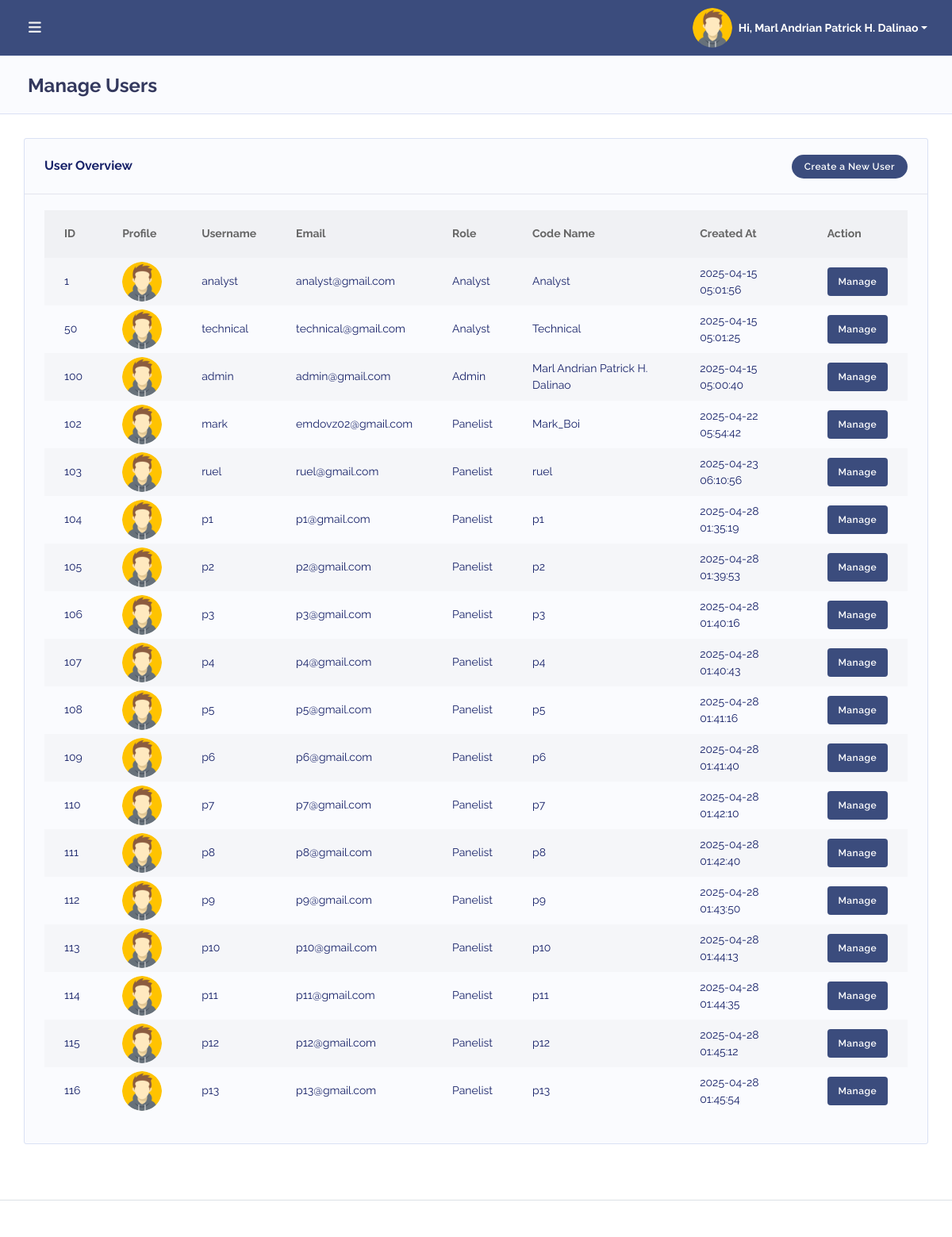
Screenshot of /manage_user.php (signed in) with the database file from the repository.
### tables this page shows
CREATE TABLE `users` (
  `user_id` int(11) NOT NULL,
  `username` varchar(50) NOT NULL,
  `email` varchar(100) NOT NULL,
  `password` varchar(255) NOT NULL,
  `role` tinyint(4) NOT NULL CHECK (`role` in (1,2,3)),
  `code_name` varchar(50) DEFAULT NULL,
  `user_picture` varchar(255) DEFAULT NULL,
  `created_at` timestamp NOT NULL DEFAULT current_timestamp()
);

### manage_user.php (the view, shortened to what this page needs)
<?php
include 'db.php';
$query = "SELECT user_id, username, email, role, code_name, user_picture, created_at
          FROM users
          WHERE role IN (1, 2, 3, 4, 5)";
$result = $conn->query($query);
$roles = [
    1 => 'Admin',
    2 => 'Analyst',
    3 => 'Panelist'
];
?>
<!DOCTYPE html>
<html lang="en">
<head>
    <?php include('includes/header.php'); ?>
    <link rel="stylesheet" href="assets/modules/datatables/datatables.min.css">
    <link rel="stylesheet" href="assets/modules/datatables/DataTables-1.10.16/css/dataTables.bootstrap4.min.css">
    <link rel="stylesheet" href="assets/modules/datatables/Select-1.2.4/css/select.bootstrap4.min.css">
</head>
<body class="layout-4">
    <div id="app">
        <div class="main-wrapper main-wrapper-1">
            <?php include('includes/topnav.php'); include('includes/sidebar.php'); ?>
            <div class="main-content">
                <section class="section">
                    <div class="section-header">
                        <h1>Manage Users</h1>
                    </div>
                    <div class="section-body">
                        <div class="row">
                            <div class="col-12">
                                <div class="card">
                                    <div class="card-header d-flex justify-content-between align-items-center">
                                        <h4>User Overview</h4>
                                        <button class="btn" style="background-color: #3b4c7d; color: white;" onclick="window.location.href='signup.php'">Create a New User</button>
                                    </div>
                                    <div class="card-body">
                                        <div class="table-responsive">
                                            <table class="table table-striped v_center" id="table-1">
                                                <thead>
                                                    <tr>
                                                        <th>ID</th>
                                                        <th>Profile</th>
                                                        <th>Username</th>
                                                        <th>Email</th>
                                                        <th>Role</th>
                                                        <th>Code Name</th>
                                                        <th>Created At</th>
                                                        <th>Action</th>
                                                    </tr>
                                                </thead>
                                                <tbody>
                                                    <?php
                                                    if ($result->num_rows > 0) {
                                                        while ($row = $result->fetch_assoc()) {
                                                            $role = $roles[$row['role']] ?? 'Unknown';
                                                            $profilePic = $row['user_picture'] ? "<img src='{$row['user_picture']}' alt='Profile' width='50' class='rounded-circle'>" : "<img src='assets/img/default.png' alt='Default' width='50' class='rounded-circle'>";
                                                            echo "<tr>
                                                                <td>{$row['user_id']}</td>
                                                                <td>{$profilePic}</td>
                                                                <td>{$row['username']}</td>
                                                                <td>{$row['email']}</td>
                                                                <td>{$role}</td>
                                                                <td>{$row['code_name']}</td>
                                                                <td>{$row['created_at']}</td>
                                                                <td>
                                                                    <a href='manage_user_details.php?id={$row['user_id']}' class='btn' style='background-color: #3b4c7d; color: white;'>Manage</a>
                                                                </td>
                                                            </tr>";
                                                        }
                                                    } else {
                                                        echo "<tr><td colspan='8' class='text-center'>No users found</td></tr>";
                                                    }
                                                    ?>
                                                </tbody>
                                            </table>
                                        </div>
                                    </div>
                                </div>
                            </div>
                        </div>
                    </div>
                </section>
            </div>
            <?php include('includes/footer.php'); ?>
        </div>
    </div>
</body>
</html>

### includes/header.php (shortened to what this page needs)
<link rel="stylesheet" href="assets/modules/bootstrap/css/bootstrap.min.css">
<link rel="stylesheet" href="assets/modules/fontawesome/css/all.min.css">
<link rel="stylesheet" href="https://cdnjs.cloudflare.com/ajax/libs/font-awesome/6.7.2/css/all.min.css">
<link rel="stylesheet" href="assets/css/style.min.css">
<link rel="stylesheet" href="assets/css/components.min.css">

### includes/topnav.php (shortened to what this page needs)
<?php
include 'db.php';
$user_id = $_SESSION['user_id'];
$query = $conn->prepare("SELECT code_name, user_picture FROM users WHERE user_id = ?");
$query->bind_param("i", $user_id);
$query->execute();
$query->bind_result($code_name, $user_picture);
$default_image = "uploads/default.png";
if (!empty($user_picture)) {
    if (!str_starts_with($user_picture, "uploads/")) {
        $user_picture = "uploads/" . $user_picture;
    }
} else {
    $user_picture = $default_image;
}
?>
<div class="navbar-bg"></div>
<nav class="navbar navbar-expand-lg main-navbar">
    <form class="form-inline mr-auto">
        <ul class="navbar-nav mr-3">
            <li><a href="#" data-toggle="sidebar" class="nav-link nav-link-lg"><i class="fas fa-bars"></i></a></li>
        </ul>
    </form>
    <ul class="navbar-nav navbar-right">
    <li class="dropdown">
    <a href="#" data-toggle="dropdown" class="nav-link dropdown-toggle nav-link-lg nav-link-user d-flex align-items-center">
        <img src="<?php echo htmlspecialchars($user_picture); ?>"
             class="rounded-circle mr-2"
             style="width: 50px; height: 50px; object-fit: cover;"
             alt="User Avatar">
        <span class="d-sm-inline d-none font-weight-bold" style="font-size: 14px;"> Hi,
            <?php echo htmlspecialchars($code_name); ?>
        </span>
    </a>
</li>
    </ul>
</nav>

### includes/footer.php (shortened to what this page needs)
<footer class="main-footer">
</footer>

### rows the page displays
users: code_name "Marl Andrian Patrick H. Dalinao", user_id "100", username "admin", email "admin@gmail.com", role "Admin", created_at "2025-04-15 05:00:40"
users: user_id "1", username "analyst", email "analyst@gmail.com", role "Analyst", code_name "Analyst", created_at "2025-04-15 05:01:56"
users: user_id "50", username "technical", email "technical@gmail.com", role "Analyst", code_name "Technical", created_at "2025-04-15 05:01:25"
users: user_id "102", username "mark", email "emdovz02@gmail.com", role "Panelist", code_name "Mark_Boi", created_at "2025-04-22 05:54:42"
users: user_id "103", username "ruel", email "ruel@gmail.com", role "Panelist", code_name "ruel", created_at "2025-04-23 06:10:56"
users: user_id "104", username "p1", email "p1@gmail.com", role "Panelist", code_name "p1", created_at "2025-04-28 01:35:19"
users: user_id "105", username "p2", email "p2@gmail.com", role "Panelist", code_name "p2", created_at "2025-04-28 01:39:53"
users: user_id "106", username "p3", email "p3@gmail.com", role "Panelist", code_name "p3", created_at "2025-04-28 01:40:16"
users: user_id "107", username "p4", email "p4@gmail.com", role "Panelist", code_name "p4", created_at "2025-04-28 01:40:43"
users: user_id "108", username "p5", email "p5@gmail.com", role "Panelist", code_name "p5", created_at "2025-04-28 01:41:16"
users: user_id "109", username "p6", email "p6@gmail.com", role "Panelist", code_name "p6", created_at "2025-04-28 01:41:40"
users: user_id "110", username "p7", email "p7@gmail.com", role "Panelist", code_name "p7", created_at "2025-04-28 01:42:10"
users: user_id "111", username "p8", email "p8@gmail.com", role "Panelist", code_name "p8", created_at "2025-04-28 01:42:40"
users: user_id "112", username "p9", email "p9@gmail.com", role "Panelist", code_name "p9", created_at "2025-04-28 01:43:50"
users: user_id "113", username "p10", email "p10@gmail.com", role "Panelist", code_name "p10", created_at "2025-04-28 01:44:13"
users: user_id "114", username "p11", email "p11@gmail.com", role "Panelist", code_name "p11", created_at "2025-04-28 01:44:35"
users: user_id "115", username "p12", email "p12@gmail.com", role "Panelist", code_name "p12", created_at "2025-04-28 01:45:12"
users: user_id "116", username "p13", email "p13@gmail.com", role "Panelist", code_name "p13", created_at "2025-04-28 01:45:54"
